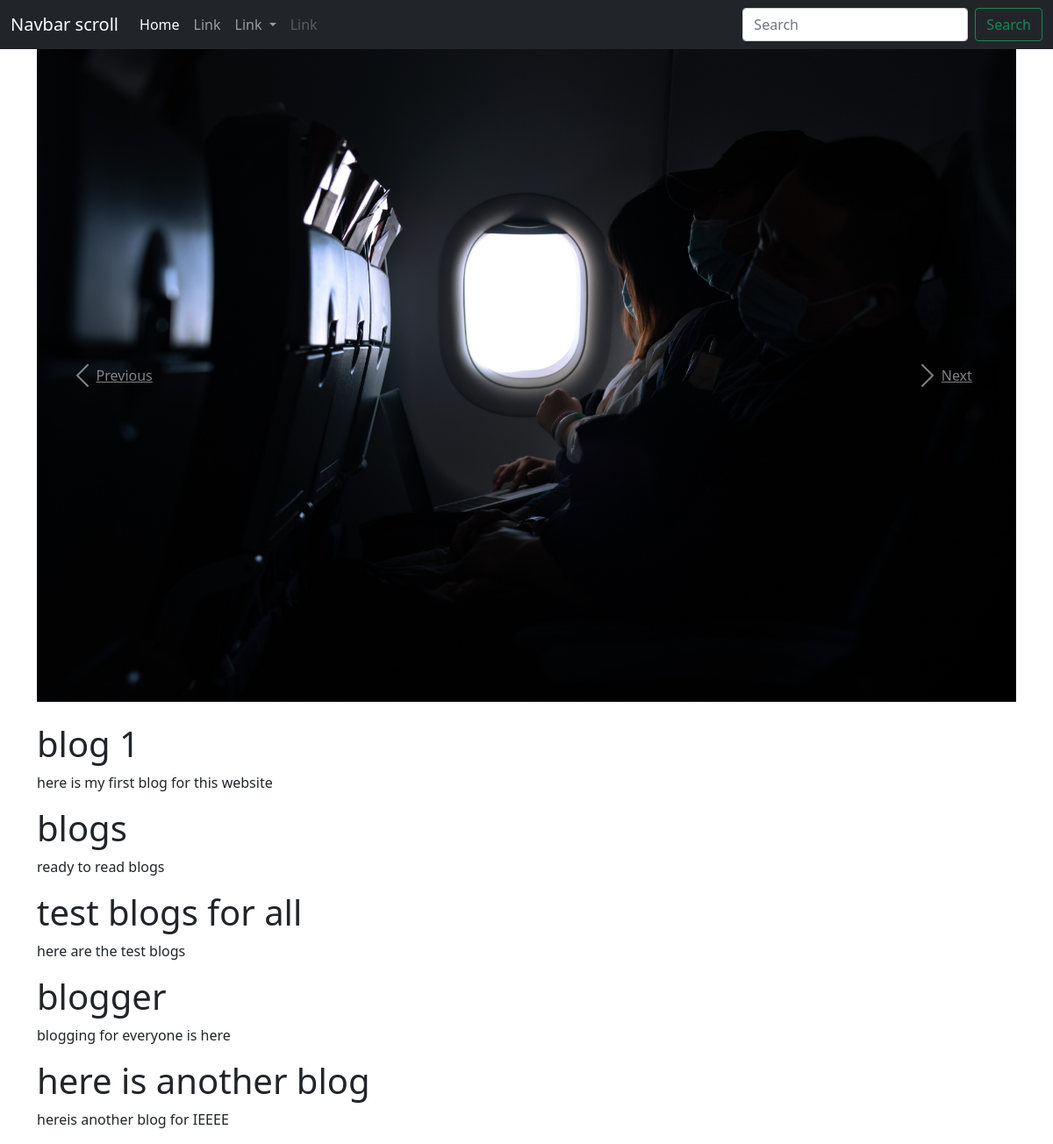
The page / on the database its author committed.
### blogs/models.py (models this page shows, shortened)
class blog(models.Model):
    headings = models.CharField(max_length=20)
    text = models.TextField(max_length=2000)

### blogs/views.py (the view)
# urls.py: path('', views.home ,name='home'),
def home(request):
    model={}
    model['blog'] = blog.objects.all()
    return render(request, 'home.html', model)

### templates/home.html (shortened to what this page needs)
{% load static %}
<!doctype html>
<html lang="en">
<head>
  <link href="https://cdn.jsdelivr.net/npm/bootstrap@5.0.0-beta3/dist/css/bootstrap.min.css" rel="stylesheet">
    <link href="{% static 'css/style.css' %}" rel="stylesheet" type="text/css">
</head>
<body>
    <nav class="navbar navbar-expand-lg navbar-dark bg-dark">
        <div class="container-fluid">
          <a class="navbar-brand" href="#">Navbar scroll</a>
          <div class="collapse navbar-collapse" id="navbarScroll">
            <ul class="navbar-nav me-auto my-2 my-lg-0 navbar-nav-scroll" style="--bs-scroll-height: 100px;">
              <li class="nav-item">
                <a class="nav-link active" aria-current="page" href="#">Home</a>
              </li>
              <li class="nav-item">
                <a class="nav-link" href="#">Link</a>
              </li>
              <li class="nav-item dropdown">
                <a class="nav-link dropdown-toggle" href="#" id="navbarScrollingDropdown" role="button" data-bs-toggle="dropdown" aria-expanded="false">
                  Link
                </a>
              </li>
              <li class="nav-item">
                <a class="nav-link disabled" href="#" tabindex="-1" aria-disabled="true">Link</a>
              </li>
            </ul>
            <form class="d-flex">
              <input class="form-control me-2" type="search" placeholder="Search" aria-label="Search">
              <button class="btn btn-outline-success" type="submit">Search</button>
            </form>
          </div>
        </div>
      </nav>
      <div class="container">
        <div id="carouselExampleIndicators" class="carousel slide" data-ride="carousel">
            <div class="carousel-inner">
              <div class="carousel-item active">
                <img src="{% static 'images/bg3.jpg' %}" class="d-block w-100" alt="...">
              </div>
            </div>
            <a class="carousel-control-prev" href="#" role="button" data-slide="prev">
              <span class="carousel-control-prev-icon" aria-hidden="true"></span>
              <span class="sr-only">Previous</span>
            </a>
            <a class="carousel-control-next" href="#" role="button" data-slide="next">
              <span class="carousel-control-next-icon" aria-hidden="true"></span>
              <span class="sr-only">Next</span>
            </a>
          </div>
          <br>
          <div class="row">
            <div class="col-sm">
                {% for i in blog %}
                <h1>{{i.headings}}</h1>
                <p>{{i.text}}</p>
                {% endfor %}
              </div>
          </div>
          </div>
</body>
</html>

### rows shown on the page
blog: headings "blog 1", text "here is my first blog for this website"
blog: headings "blogs", text "ready to read blogs"
blog: headings "test blogs for all", text "here are the test blogs"
blog: headings "blogger", text "blogging for everyone is here"
blog: headings "here is another blog", text "hereis another blog for IEEEE"
